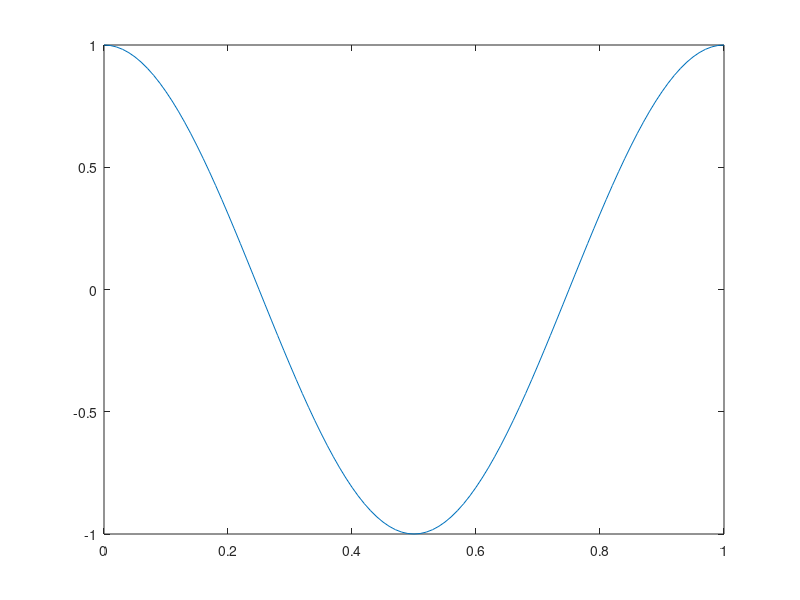

Source code (MATLAB):
fid = fopen('myfile1.txt', 'r');
A = fscanf(fid, '%g %c %g', [3 inf]);
fclose(fid);

A=A';
t = A(:,1);
y = A(:,3);
plot(t,y);